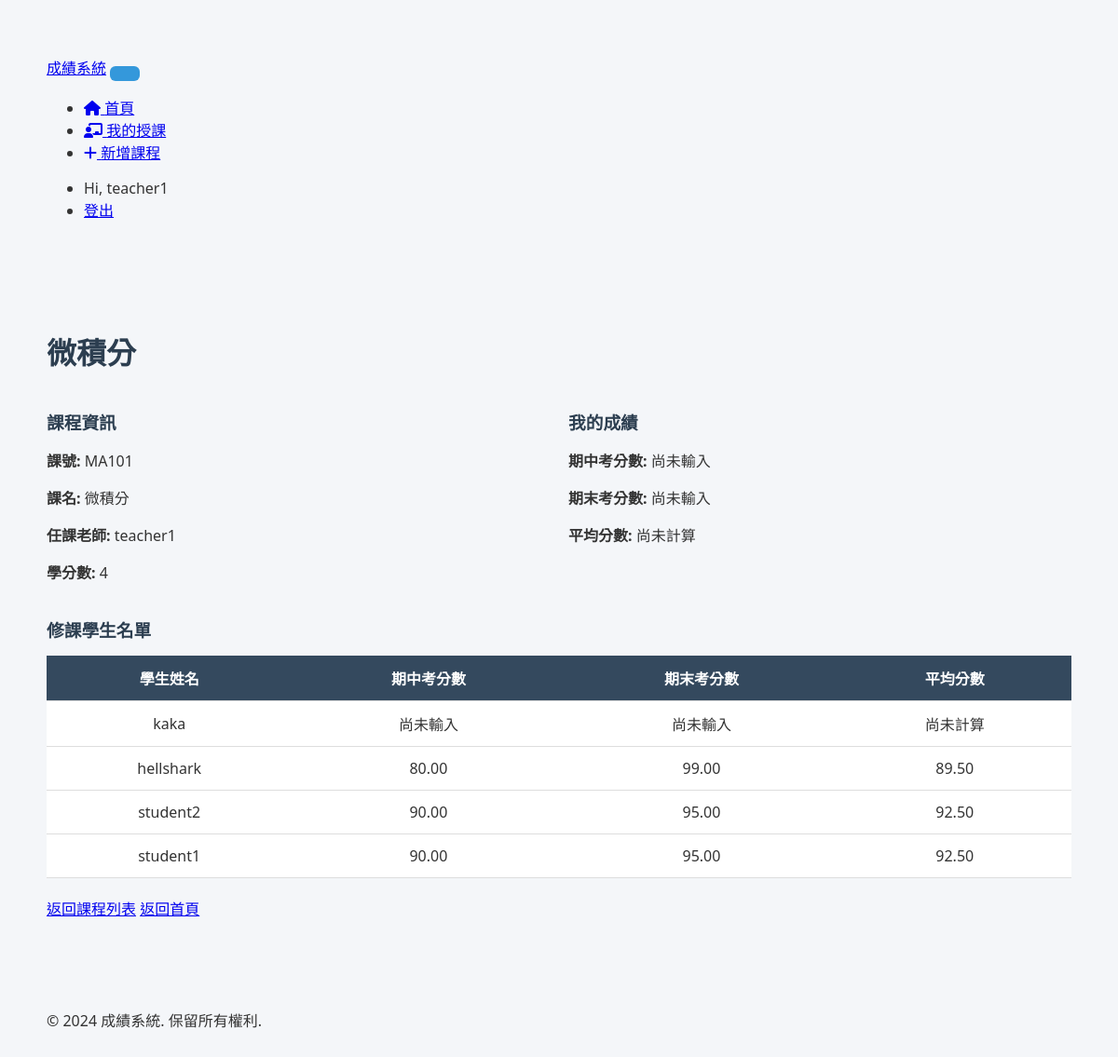
Screenshot of /courses/course/MA101/ (signed in) with the database file from the repository.
### grade_system/courses/models.py (models this page shows, shortened)
class Course(models.Model):
    course_id = models.CharField(max_length=20, verbose_name='課號', unique=True)
    course_name = models.CharField(max_length=100, verbose_name='課名')
    teacher = models.ForeignKey(User, on_delete=models.CASCADE,
                               limit_choices_to={'profile__role': 'teacher'},
                               related_name='teaching_courses',
                               verbose_name='任課老師')
    credit = models.PositiveIntegerField(verbose_name='學分數', default=3)
    description = models.TextField(blank=True, verbose_name='課程描述')
    created_at = models.DateTimeField(auto_now_add=True, verbose_name='建立時間')
    updated_at = models.DateTimeField(auto_now=True, verbose_name='更新時間')
    class Meta:
        verbose_name = '課程'
        verbose_name_plural = '課程'
        ordering = ['course_id']

class StudentCourse(models.Model):
    student = models.ForeignKey(User, on_delete=models.CASCADE,
                               limit_choices_to={'profile__role': 'student'},
                               related_name='enrolled_courses',
                               verbose_name='學生')
    course = models.ForeignKey(Course, on_delete=models.CASCADE,
                              related_name='enrollments',
                              verbose_name='課程')
    midterm_score = models.DecimalField(
        max_digits=5,
        decimal_places=2,
        null=True,
        blank=True,
        verbose_name='期中考分數',
        validators=[MinValueValidator(0), MaxValueValidator(100)]
    )
    final_score = models.DecimalField(
        max_digits=5,
        decimal_places=2,
        null=True,
        blank=True,
        verbose_name='期末考分數',
        validators=[MinValueValidator(0), MaxValueValidator(100)]
    )
    enrolled_at = models.DateTimeField(auto_now_add=True, verbose_name='選課時間')
    class Meta:
        verbose_name = '學生修課'
        verbose_name_plural = '學生修課'
        unique_together = ['student', 'course']
        ordering = ['-enrolled_at']
    def get_total_score(self):
        if self.midterm_score is not None and self.final_score is not None:
            return (self.midterm_score + self.final_score) / 2
        return None

### grade_system/courses/views.py (the view)
# urls.py: path('course/<str:course_id>/', views.course_detail, name='course_detail'),
@login_required
def course_detail(request, course_id):
    course = get_object_or_404(Course, course_id=course_id)
    comments = CourseComment.objects.filter(course=course).select_related('student').order_by('-created_at')
    paginator = Paginator(comments, 10)
    page_number = request.GET.get('page')
    page_obj = paginator.get_page(page_number)
    context = {
        'course': course,
        'page_obj': page_obj,
    }
    if request.user.profile.role == 'student':
        try:
            student_course = StudentCourse.objects.get(course=course, student=request.user)
            context['student_course'] = student_course
        except StudentCourse.DoesNotExist:
            pass
    return render(request, 'courses/course_detail.html', context)

### grade_system/courses/context_processors.py (called while the page is built)
def user_role(request):
    try:
        if request.user.is_authenticated:
            return {'user_role': getattr(request.user.profile, 'role', None)}
    except Exception:
        pass
    return {'user_role': None}

### grade_system/templates/courses/course_detail.html (shortened to what this page needs)
{% extends 'base.html' %}
{% block content %}
<h1>{{ course.course_name }}</h1>
<div style="display: grid; grid-template-columns: 1fr 1fr; gap: 20px; margin: 20px 0;">
    <div>
        <h3>課程資訊</h3>
        <p><strong>課號:</strong> {{ course.course_id }}</p>
        <p><strong>課名:</strong> {{ course.course_name }}</p>
        <p><strong>任課老師:</strong> {{ course.teacher }}</p>
        <p><strong>學分數:</strong> {{ course.credit }}</p>
    </div>
    <div>
        <h3>我的成績</h3>
        <p><strong>期中考分數:</strong> {{ student_course.midterm_score|default:"尚未輸入" }}</p>
        <p><strong>期末考分數:</strong> {{ student_course.final_score|default:"尚未輸入" }}</p>
        <p><strong>平均分數:</strong> {{ student_course.get_total_score|default:"尚未計算" }}</p>
    </div>
</div>
<h3>修課學生名單</h3>
{% with students=course.enrollments.all %}
{% if students %}
<table>
    <thead>
        <tr>
            <th>學生姓名</th>
            <th>期中考分數</th>
            <th>期末考分數</th>
            <th>平均分數</th>
        </tr>
    </thead>
    <tbody>
        {% for enrollment in students %}
        <tr>
            <td>{{ enrollment.student.username }}</td>
            <td>{{ enrollment.midterm_score|default:"尚未輸入" }}</td>
            <td>{{ enrollment.final_score|default:"尚未輸入" }}</td>
            <td>{{ enrollment.get_total_score|default:"尚未計算" }}</td>
        </tr>
        {% endfor %}
    </tbody>
</table>
{% else %}
<p>目前沒有學生修習這門課程。</p>
{% endif %}
{% endwith %}
<div style="margin-top: 20px;">
    <a href="{% url 'course_list' %}" class="btn">返回課程列表</a>
    <a href="{% url 'home' %}" class="btn">返回首頁</a>
</div>
{% endblock %}

### grade_system/templates/base.html (shortened to what this page needs)
{% load static %}
<!doctype html>
<html lang="zh-Hant">
  <head>
    <link rel="stylesheet" href="{% static 'css/style.css' %}">
    <link rel="stylesheet" href="https://cdnjs.cloudflare.com/ajax/libs/font-awesome/6.4.0/css/all.min.css">
  </head>
<body>
    <nav class="navbar">
      <div class="container">
        <a class="navbar-brand" href="{% url 'home' %}">成績系統</a>
        <button class="navbar-toggler" type="button" data-bs-toggle="collapse" data-bs-target="#navbarNav" aria-controls="navbarNav" aria-expanded="false" aria-label="Toggle navigation">
        </button>
        <div class="collapse navbar-collapse" id="navbarNav">
          <ul class="navbar-nav me-auto">
            <li class="nav-item"><a class="nav-link" href="{% url 'home' %}"><i class="fas fa-home"></i> 首頁</a></li>
            {% if user.is_authenticated %}
              {% if user_role == 'student' %}
                <li class="nav-item"><a class="nav-link" href="{% url 'course_list' %}"><i class="fas fa-book"></i> 我的課程</a></li>
                <li class="nav-item"><a class="nav-link" href="{% url 'manage_enrollment' %}"><i class="fas fa-plus-circle"></i> 加選/退選</a></li>
              {% elif user_role == 'teacher' %}
                <li class="nav-item"><a class="nav-link" href="{% url 'teacher_courses' %}"><i class="fas fa-chalkboard-teacher"></i> 我的授課</a></li>
                <li class="nav-item"><a class="nav-link" href="{% url 'add_course' %}"><i class="fas fa-plus"></i> 新增課程</a></li>
              {% elif user_role == 'admin' %}
                <li class="nav-item"><a class="nav-link" href="/admin/"><i class="fas fa-cog"></i> 管理後台</a></li>
              {% endif %}
            {% endif %}
          </ul>
          <ul class="navbar-nav">
            {% if user.is_authenticated %}
              <li class="nav-item"><span class="nav-link">Hi, {{ user.username }}</span></li>
              <li class="nav-item"><a class="nav-link" href="{% url 'logout' %}">登出</a></li>
            {% else %}
              <li class="nav-item"><a class="nav-link" href="{% url 'login' %}"><i class="fas fa-sign-in-alt"></i> 登入</a></li>
              <li class="nav-item"><a class="nav-link" href="{% url 'register' %}"><i class="fas fa-user-plus"></i> 註冊</a></li>
            {% endif %}
          </ul>
        </div>
      </div>
    </nav>
    <div class="container">
      {% block content %}{% endblock %}
    </div>
    <footer class="footer">
        <div class="container">
            <p>&copy; 2024 成績系統. 保留所有權利.</p>
        </div>
    </footer>
</body>
</html>

### static/css/style.css (style rules this page uses)
body { font-family: "Segoe UI", "Noto Sans TC", sans-serif; background-color: #f4f6f9; margin: 0; padding: 0; color: #333; }
.container { max-width: 1100px; margin: 40px auto; padding: 20px; }
h1, h2, h3 { color: #2c3e50; margin-bottom: 15px; }
table { width: 100%; border-collapse: collapse; background-color: #fff; }
table thead { background-color: #34495e; color: #fff; }
table th, table td { padding: 12px 15px; text-align: center; border-bottom: 1px solid #ddd; }
button, input[type="submit"] { background-color: #3498db; border: none; color: #fff; padding: 8px 16px; border-radius: 6px; cursor: pointer; font-size: 14px; transition: background-color 0.2s ease; }

### rows the page displays
Course: course_name "微積分", course_id "MA101", teacher "teacher1", credit "4"
StudentCourse: student.username "kaka", midterm_score "尚未輸入", final_score "尚未輸入", get_total_score "尚未計算"
StudentCourse: student.username "hellshark", midterm_score "80.00", final_score "99.00", get_total_score "89.50"
StudentCourse: student.username "student2", midterm_score "90.00", final_score "95.00", get_total_score "92.50"
StudentCourse: student.username "student1", midterm_score "90.00", final_score "95.00", get_total_score "92.50"

### other values shown
{{ user.username }} "teacher1"
{{ student_course.midterm_score|default:"尚未輸入" }} "尚未輸入"
{{ student_course.final_score|default:"尚未輸入" }} "尚未輸入"
{{ student_course.get_total_score|default:"尚未計算" }} "尚未計算"
